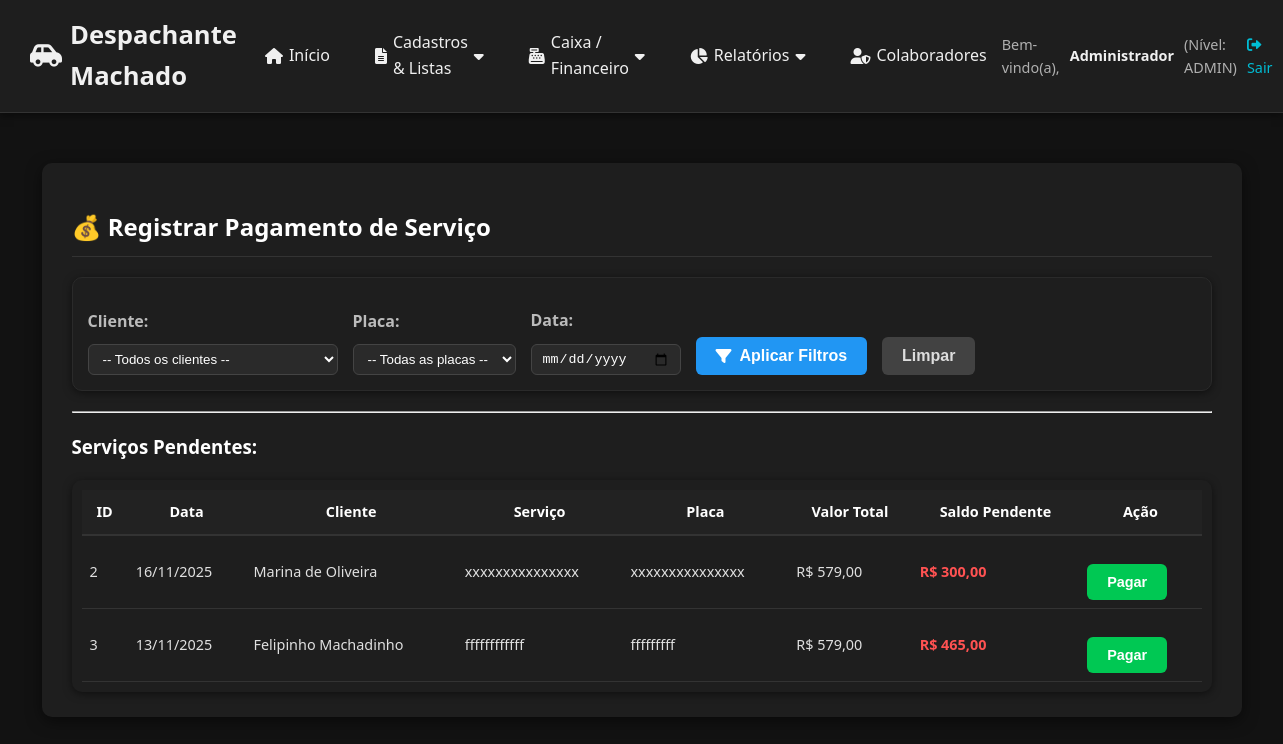
Page /servicos/pagamento (signed in) on the committed database.
### app_web.py (models this page shows)
class Servico(db.Model):
    id = db.Column(db.Integer, primary_key=True)
    cliente_id = db.Column(db.Integer, db.ForeignKey('cliente.id'), nullable=False)
    cliente = db.relationship('Cliente', backref=db.backref('servicos', lazy=True))
    tipo_servico = db.Column(db.String(150), nullable=False)
    detalhes = db.Column(db.Text)
    placa_veiculo = db.Column(db.String(10), nullable=True) # Adicionado para filtro
    data_servico = db.Column(db.Date, default=datetime.utcnow)
    data_vencimento = db.Column(db.Date) # Opcional
    valor_total = db.Column(db.Float, default=0.0)
    valor_recebido = db.Column(db.Float, default=0.0)
    saldo_pendente = db.Column(db.Float, default=0.0)
    status_processo = db.Column(db.String(50), default='Pendente') # Pendente, Em Andamento, Concluído, etc.
    status_pagamento = db.Column(db.String(50), default='Não Cobrado') # Não Cobrado, A Cobrar, Parcial, Pago

class Cliente(db.Model):
    id = db.Column(db.Integer, primary_key=True)
    nome = db.Column(db.String(100), nullable=False)
    cpf_cnpj = db.Column(db.String(20), unique=True, nullable=False)
    telefone = db.Column(db.String(20))
    email = db.Column(db.String(100))
    endereco = db.Column(db.String(255))
    data_cadastro = db.Column(db.Date, default=datetime.utcnow)

### app_web.py (the view, shortened to what this page needs)
@app.route('/servicos/pagamento', methods=['GET', 'POST'])
@login_required
def processar_pagamento():
    from datetime import date, datetime
    today_iso = date.today().isoformat()
    cliente_id = request.args.get('cliente_id')
    placa = request.args.get('placa')
    data_filtro = request.args.get('data')
    query = Servico.query.join(Cliente).with_entities(
        Servico.id,
        Servico.data_servico,
        Servico.tipo_servico,
        Servico.placa_veiculo.label('placa'),  # Placa reincorporada
        Servico.valor_total,
        Servico.valor_recebido,
        (Servico.valor_total - Servico.valor_recebido).label('saldo_pendente'),  # Saldo calculado
        Servico.status_pagamento,
        Servico.cliente_id,
        Cliente.nome.label('cliente')
    )
    if cliente_id and cliente_id.isdigit():
        try:
            cliente_id_int = int(cliente_id)
            query = query.filter(Servico.cliente_id == cliente_id_int)
        except ValueError:
            pass
    if placa and placa.strip():
        query = query.filter(Servico.placa_veiculo == placa.strip())
    if data_filtro:
        try:
            dt = datetime.strptime(data_filtro, '%Y-%m-%d').date()
            query = query.filter(Servico.data_servico == dt)
        except ValueError:
            pass
    servicos_rows = query.filter(
        (Servico.valor_total - Servico.valor_recebido) > 0.01
    ).order_by(Servico.data_servico.desc()).all()
    servicos_filtrados = [dict(row._mapping) for row in servicos_rows]
    clientes = Cliente.query.order_by(Cliente.nome).all()
    placas_por_cliente = {}
    placas_gerais_set = set()
    for c in clientes:
        placas_query = Servico.query.filter(
            Servico.cliente_id == c.id,
            Servico.placa_veiculo.isnot(None)
        ).with_entities(Servico.placa_veiculo).distinct().all()
        placas_do_cliente = [p[0] for p in placas_query if p[0] and p[0].strip()]
        placas_por_cliente[c.id] = placas_do_cliente
        placas_gerais_set.update(placas_do_cliente)
    placas = sorted(list(placas_gerais_set))
    return render_template(
        'pagamento_form.html',
        servicos_filtrados=servicos_filtrados,
        clientes=clientes,
        placas=placas,
        placas_por_cliente=placas_por_cliente,
        selected_cliente_id=cliente_id or '',
        selected_placa=placa or '',
        today=today_iso
    )

### app_web.py (called while the page is built)
@app.before_request
def load_user():
    g.user = session.get('nome')
    g.nivel = session.get('nivel_acesso')

@app.template_filter('moeda')
def format_currency_filter(value):
    if value is None:
        return 'R$ 0,00'
    try:
        value_float = float(value)
        return "R$ {:,.2f}".format(value_float).replace(',', 'X').replace('.', ',').replace('X', '.')
    except:
        return value

def login_required(view):
    @wraps(view)
    def wrapped_view(**kwargs):
        if not session.get('logged_in'):
            flash('Você precisa fazer login para acessar esta página.', 'error')
            return redirect(url_for('login'))
        return view(**kwargs)
    return wrapped_view

### templates/pagamento_form.html (shortened to what this page needs)
{% extends "base.html" %}
{% block content %}
<h2>💰 Registrar Pagamento de Serviço</h2>
<div class="filters">
    <div class="filter-group">
        <label for="cliente_select">Cliente:</label>
        <select id="cliente_select" class="form-control">
            <option value="">-- Todos os clientes --</option>
        </select>
    </div>
    <div class="filter-group">
        <label for="placa_select">Placa:</label>
        <select id="placa_select" class="form-control">
            <option value="">-- Todas as placas --</option>
        </select>
    </div>
    <div class="filter-group">
        <label for="data_filtro">Data:</label>
        <input type="date" id="data_filtro" class="form-control" style="max-width: 180px;">
    </div>
    <button type="button" class="btn btn-primary" id="apply_filter_btn" style="height: 38px;">
        <i class="fas fa-filter"></i> Aplicar Filtros
    </button>
    <button type="button" class="btn btn-secondary" onclick="limparFiltros()" style="height: 38px;">
        Limpar
    </button>
</div>
<hr>
<h3>Serviços Pendentes:</h3>
<div class="table-responsive-pay">
    <table class="table table-striped compact-table" id="servicos_table">
        <thead>
            <tr>
                <th>ID</th>
                <th>Data</th>
                <th>Cliente</th>
                <th>Serviço</th>
                <th>Placa</th>
                <th>Valor Total</th>
                <th>Saldo Pendente</th>
                <th>Ação</th>
            </tr>
        </thead>
        <tbody>
            {% for s in servicos_filtrados %}
            <tr data-cliente="{{ s.cliente_id }}"
                data-placa="{{ s.placa }}"
                data-data="{{ s.data_servico.isoformat() if s.data_servico }}">
                <td>{{ s.id }}</td>
                <td>{{ s.data_servico.strftime('%d/%m/%Y') if s.data_servico else '' }}</td>
                <td>{{ s.cliente }}</td>
                <td>{{ s.tipo_servico }}</td>
                <td>{{ s.placa }}</td>
                <td>{{ s.valor_total | moeda }}</td>
                <td style="font-weight: bold; color: #ff5252;">{{ s.saldo_pendente | moeda }}</td>
                <td>
                    <button type="button" class="btn btn-success btn-sm"
                        onclick="selecionarServico({{ s.id }}, '{{ s.cliente }}', {{ s.saldo_pendente|float or 0 }})">
                        Pagar
                    </button>
                </td>
            </tr>
            {% endfor %}
        </tbody>
    </table>
</div>
{% endblock %}

### templates/base.html (style rules this page uses)
:root { --cor-primaria: #0d6efd; --cor-primaria-escura: #084298; --cor-secundaria: #198754; --cor-alerta: #ffc107; --cor-erro: #dc3545; --cor-fundo: #121212; --cor-container: #1e1e1e; --cor-texto: #f0f0f0; --cor-texto-secundario: #b0b0b0; --cor-hover: #2c2c2c; --cor-borda: #333; --sombra: rgba(0, 0, 0, 0.5); --cor-sucesso: #28a745; --cor-info: #17a2b8; --cor-aviso: #ffc107; --cor-saldo-positivo: #28a745; --cor-saldo-negativo: #e74c3c; --cor-saldo-zero: #ffc107; --cor-pendente: #5c4300; --cor-pendente-texto: #ffdb70; --cor-andamento: #003366; --cor-andamento-texto: #cce0ff; --cor-aguardando: #005662; --cor-aguardando-texto: #b2faff; --cor-concluido: #0f3d1e; --cor-concluido-texto: #9ef5b3; --cor-cancelado: #333; --cor-cancelado-texto: #ccc; --cor-pago: #0f3d1e; --cor-pago-texto: #9ef5b3; --cor-parcial: #5c4300; --cor-parcial-texto: #ffdb70; --cor-a-cobrar: #7a1a1a; --cor-a-cobrar-texto: #ffbdbd; --cor-nao-cobrado: #444; --cor-nao-cobrado-texto: #bbb; --espacamento-xs: 5px; --espacamento-sm: 10px; --espacamento-md: 15px; --espacamento-lg: 20px; --espacamento-xl: 25px; --borda-radius: 6px; --borda-radius-lg: 10px; }
* { box-sizing: border-box; }
body { font-family: 'Segoe UI', Tahoma, Geneva, Verdana, sans-serif; margin: 0; padding: 0; background-color: var(--cor-fundo); color: var(--cor-texto); line-height: 1.6; }
h1, h2 { color: var(--cor-texto); border-bottom: 1px solid var(--cor-borda); padding-bottom: 10px; margin-bottom: 20px; font-weight: 600; }
label { display: block; margin-top: 15px; font-weight: 600; color: var(--cor-texto-secundario); }
input, select, textarea { width: 100%; padding: 10px 12px; margin-top: 5px; background-color: #1a1a1a; border: 1px solid var(--cor-borda); border-radius: var(--borda-radius); color: var(--cor-texto); transition: border-color 0.2s; }
.btn, button, input[type="submit"] { background-color: var(--cor-primaria); color: white; padding: 10px 20px; border: none; border-radius: var(--borda-radius); cursor: pointer; margin-top: 20px; font-size: 1em; font-weight: 600; text-decoration: none; display: inline-flex; align-items: center; gap: 8px; transition: background-color 0.2s, transform 0.2s; }
.btn-secondary { background-color: #6c757d; }

### templates/pagamento_form.html (style rules this page uses)
body { background-color: #121212; color: #e0e0e0; }
h2, h3 { color: #ffffff; }
.filters { display: flex; flex-wrap: wrap; gap: 15px; align-items: flex-end; padding: 15px; border: 1px solid #2a2a2a; border-radius: 10px; margin-bottom: 20px; background-color: #1e1e1e; box-shadow: 0 2px 8px rgba(0,0,0,0.5); }
.filter-group { display: flex; flex-direction: column; }
.filters label { font-weight: 600; margin-right: 5px; margin-bottom: 5px; color: #bbb; }
.filters .form-control { background-color: #2a2a2a; color: #fff; border: 1px solid #444; border-radius: 6px; min-width: 150px; max-width: 250px; padding: 6px 10px; }
.btn { border-radius: 6px; font-weight: 600; transition: background 0.2s, transform 0.2s; }
.btn-primary { background-color: #2196f3; border-color: #2196f3; }
.btn-secondary { background-color: #424242; border-color: #424242; color: #ddd; }
.btn-success { background-color: #00c853; border-color: #00c853; }
.table-responsive-pay { overflow-x: auto; max-height: 450px; overflow-y: auto; background-color: #1e1e1e; border-radius: 10px; box-shadow: 0 2px 8px rgba(0,0,0,0.5); padding: 10px; }
.compact-table { width: 100%; border-collapse: collapse; color: #e0e0e0; }
.compact-table th { background-color: #222; color: #fff; padding: 10px; font-size: 0.9em; border-bottom: 2px solid #333; }
.compact-table td { padding: 8px; font-size: 0.9em; white-space: nowrap; border-bottom: 1px solid #333; }

### rows in the picture
Servico: id "2", data_servico "16/11/2025", cliente "Marina de Oliveira", tipo_servico "xxxxxxxxxxxxxxx", placa "xxxxxxxxxxxxxxx", valor_total|moeda "R$ 579,00", saldo_pendente|moeda "R$ 300,00"
Servico: id "3", data_servico "13/11/2025", cliente "Felipinho Machadinho", tipo_servico "ffffffffffff", placa "fffffffff", valor_total|moeda "R$ 579,00", saldo_pendente|moeda "R$ 465,00"

### other values in the picture
{{ session.get('nome', 'Usuário') }} "Administrador"
{{ session.get('nivel_acesso', 'N/A') }} "ADMIN"
